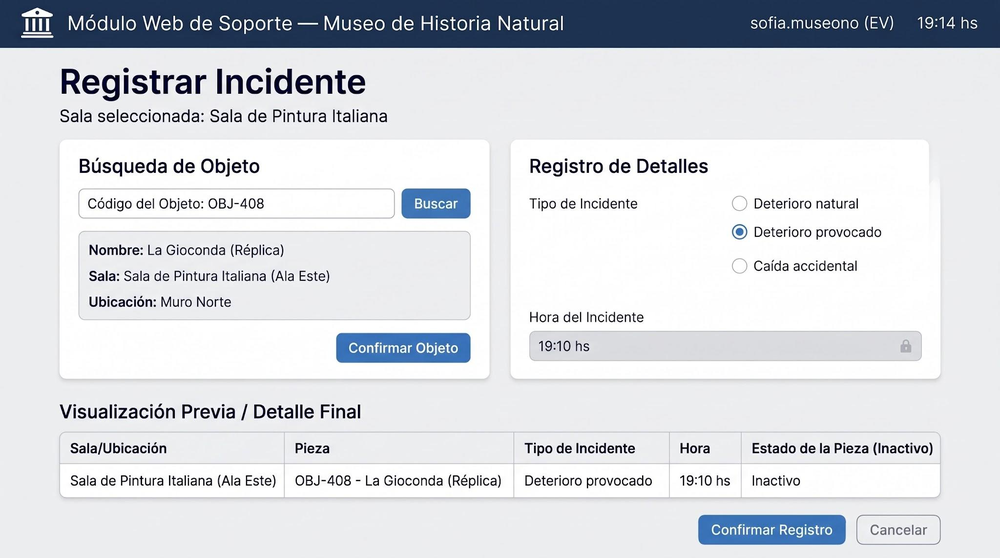
#> input picture scripts_y_notas/tablet_proto.png, 1000 x 558 px, shrunk from 2048 x 1143 before the run, found by its file name
$ python crop_proto_steps.py
#> lines starting #> are read from the running program, lines starting #| are printed output that depends on the picture
from PIL import Image

im = Image.open('scripts_y_notas/tablet_proto.png')
#> im is the input picture: PIL image 1000x558 RGB; mean R, G, B 214.5, 217.6, 222.6
w, h = im.size
#> w = 1000; h = 558

# Screen bounds in the tablet mockup:
# Bezel is from ~122 to ~1926 (width = 1804px) -> ~6% to ~94%
# Y is from ~60 to ~992 (height = 932px) -> ~5% to ~87%

# Let's save 3 crops corresponding to the 3 steps of CU-15:
# Step 1: Busqueda de Obra (input field and obra info)
# Usually top-left or upper area of the form
im.crop((int(w*0.12), int(h*0.22), int(w*0.52), int(h*0.52))).save("scripts_y_notas/proto_step1_busqueda.png")
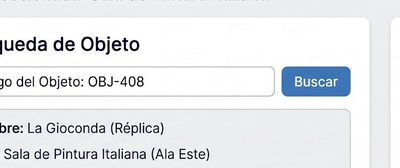
#> saved as proto_step1_busqueda.png: PIL image 400x168 RGB; mean R, G, B 231.5, 233.4, 236.3

# Step 2: Tipificacion del incidente (select / textarea)
im.crop((int(w*0.12), int(h*0.50), int(w*0.88), int(h*0.75))).save("scripts_y_notas/proto_step2_tipo.png")
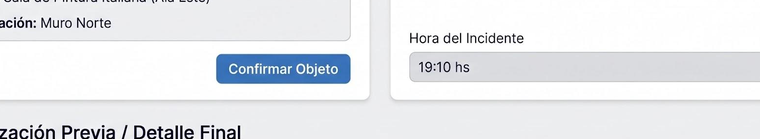
#> saved as proto_step2_tipo.png: PIL image 760x139 RGB; mean R, G, B 230.6, 232.9, 236.5

# Step 3: Botones de confirmacion (Registrar Incidente / Cancelar)
im.crop((int(w*0.55), int(h*0.75), int(w*0.88), int(h*0.87))).save("scripts_y_notas/proto_step3_botones.png")
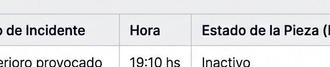
#> saved as proto_step3_botones.png: PIL image 330x67 RGB; mean R, G, B 224.6, 225, 227.1

print("Saved test crops for the 3 steps.")

$ run again, with scripts_y_notas/bpmn_oper_inspected.png copied over scripts_y_notas/tablet_proto.png
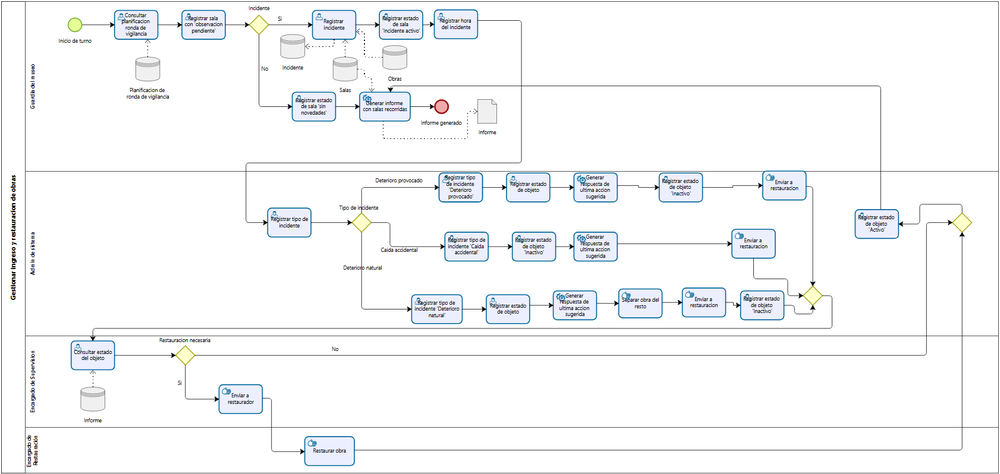
#> input picture scripts_y_notas/bpmn_oper_inspected.png, 1000 x 474 px, shrunk from 1682 x 798 before the run, found by its file name
#> im is the input picture: PIL image 1000x474 RGB; mean R, G, B 245.9, 247, 248.1
#> `im.crop((int(w*0.12), int(h*0.50), int(w*0.88), int(h*0.75))).save("sc..`:
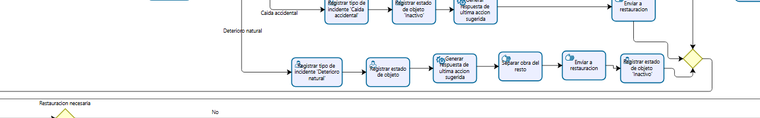
#> saved as proto_step2_tipo.png: PIL image 760x118 RGB; mean R, G, B 242.1, 244, 246.1
#> `im.crop((int(w*0.55), int(h*0.75), int(w*0.88), int(h*0.87))).save("sc..`:
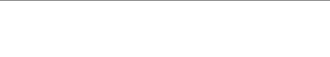
#> saved as proto_step3_botones.png: PIL image 330x57 RGB; min 148, max 255, mean 253.1
